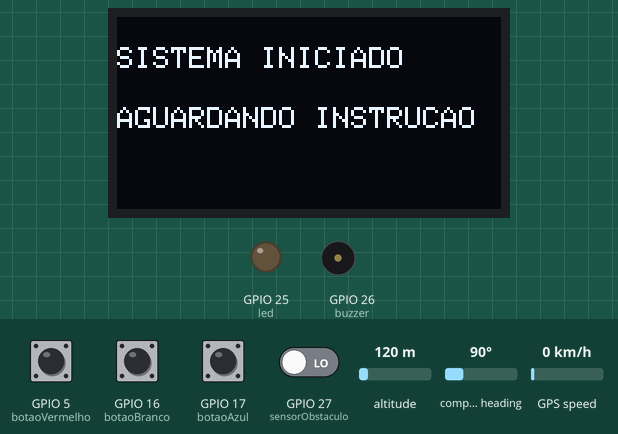
Simulated run of this sketch. Board: ESP32. On the bench: 128×64 one-colour display, output pins drawn as LEDs (lit = HIGH), buzzer (waves = sounding). The test bench sets the inputs (shaded band); at power-on: GPIO 5 (botaoVermelho), GPIO 16 (botaoBranco), GPIO 17 (botaoAzul) HIGH, GPIO 27 (sensorObstaculo) LOW, altitude 120 m, compass heading 90°, GPS speed 0 km/h. WiFi joins after 1.5 s; servers stay silent unless stated; the GPS gets a fix after 3 s at 37.7749, -122.4194 with 8 satellites; no MQTT or app messages arrive unless stated; what the sketch prints to the serial monitor is not drawn.

Above: at 2.7 s.
2.8 s: GPIO 17 (botaoAzul) pulled LOW for 0.15 s
At 4.0 s:
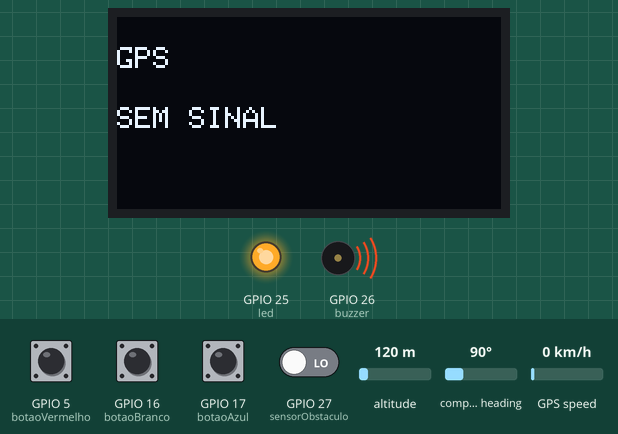
4.4 s: GPIO 27 (sensorObstaculo) driven HIGH
At 4.8 s:
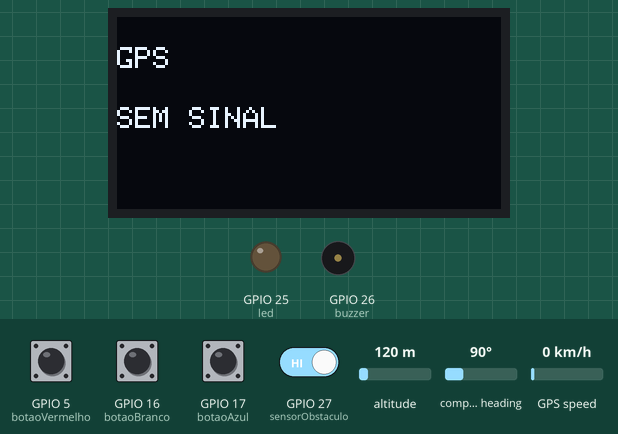
5.9 s: GPIO 5 (botaoVermelho) pulled LOW for 0.15 s
At 7.0 s:
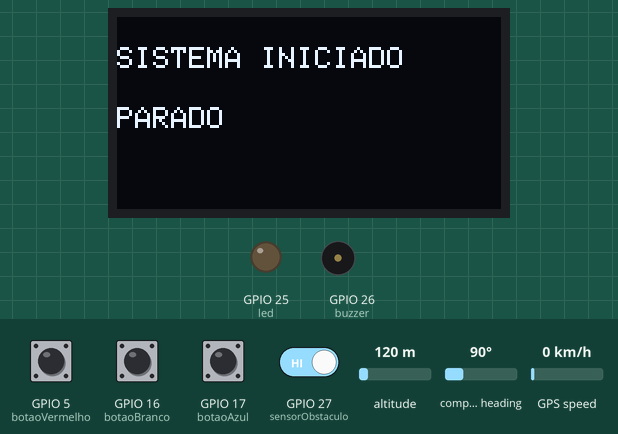
7.5 s: GPIO 16 (botaoBranco) pulled LOW for 0.15 s
At 8.3 s:
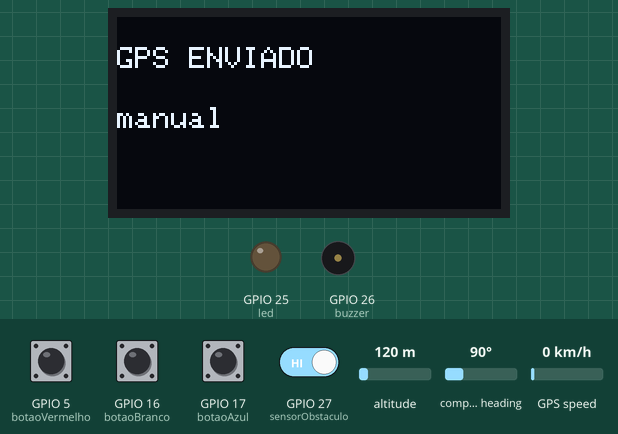
9.1 s: GPIO 5 (botaoVermelho) pulled LOW for 1 s
At 9.5 s:
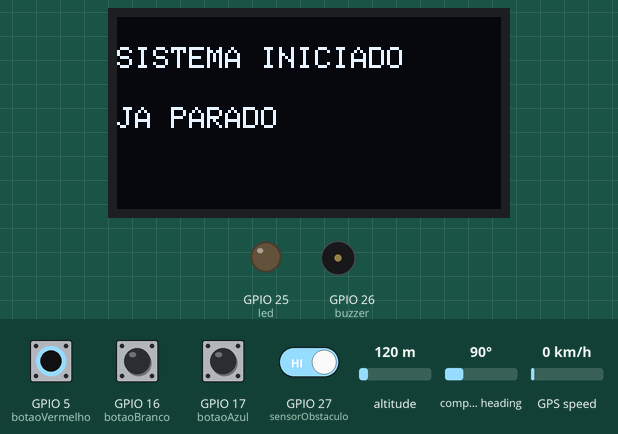
11.6 s: GPIO 17 (botaoAzul) pulled LOW for 1 s
At 12.6 s:
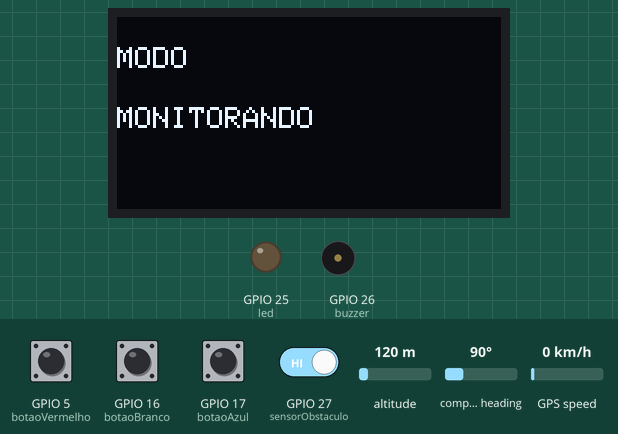
Timing chart, 0 to 14.6 s (numbered marks = the images above; inputs shaded):
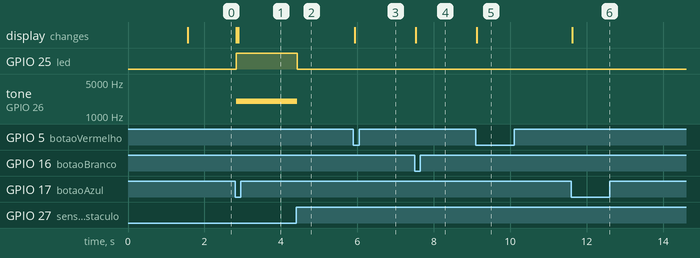

The sketch:

ProgramacaoFinal_v1.ino
```cpp
#include <WiFi.h>
#include <PubSubClient.h>
#include <TinyGPS++.h>
#include <HardwareSerial.h>
#include <Wire.h>
#include <Adafruit_GFX.h>
#include <Adafruit_SSD1306.h>

#define SCREEN_WIDTH 128
#define SCREEN_HEIGHT 64

Adafruit_SSD1306 display(SCREEN_WIDTH, SCREEN_HEIGHT, &Wire, -1);

// WIFI
const char* ssid = "MV Xiaomi";
const char* password = "123456789";


// MQTT
const char* mqtt_server = "18.191.112.34";

WiFiClient espClient;
PubSubClient client(espClient);

// GPS
TinyGPSPlus gps;
HardwareSerial gpsSerial(1);

// BOTÕES
int botaoAzul = 17;
int botaoVermelho = 5;
int botaoBranco = 16;

// SENSORES
int sensorObstaculo = 27;

// ATUADORES
int led = 25;
int buzzer = 26;

// ESTADO
bool sistemaAtivo = false;

bool azulAnterior = HIGH;
bool vermelhoAnterior = HIGH;
bool brancoAnterior = HIGH;

// ----------------------------

void setup(){

Serial.begin(115200);
Serial.println("Iniciando sistema...");

// BOTÕES
pinMode(botaoAzul, INPUT_PULLUP);
pinMode(botaoVermelho, INPUT_PULLUP);
pinMode(botaoBranco, INPUT_PULLUP);

// SENSOR
pinMode(sensorObstaculo, INPUT);

// ATUADORES
pinMode(led, OUTPUT);
pinMode(buzzer, OUTPUT);

// I2C
Wire.begin(21,22);

// OLED
if(!display.begin(SSD1306_SWITCHCAPVCC, 0x3C)){
Serial.println("OLED nao encontrado");
}else{
Serial.println("OLED iniciado");
}

// CONFIGURA OLED
display.clearDisplay();
display.setTextSize(1);
display.setTextColor(WHITE);

// GPS
gpsSerial.begin(9600, SERIAL_8N1, 4, 2);

// WIFI
conectarWiFi();

// MQTT
client.setServer(mqtt_server,1883);

mostrarOLED("SISTEMA INICIADO","AGUARDANDO INSTRUCAO");

Serial.println("Setup finalizado");

}

// ----------------------------

void loop(){

// GPS leitura
while(gpsSerial.available()){
gps.encode(gpsSerial.read());
}

// WIFI reconectar
if(WiFi.status()!=WL_CONNECTED){
conectarWiFi();
}

// MQTT reconectar
if(!client.connected()){
conectarMQTT();
}

client.loop();

// BOTÕES
lerBotoes();

// SISTEMA
if(sistemaAtivo){
verificarObstaculo();
}

}

// ----------------------------

void conectarWiFi(){

Serial.println("Conectando WiFi...");

WiFi.begin(ssid,password);

int tentativas=0;

while(WiFi.status()!=WL_CONNECTED && tentativas<20){

delay(500);
Serial.print(".");
tentativas++;

}

if(WiFi.status()==WL_CONNECTED){

Serial.println("");
Serial.println("WiFi conectado");
Serial.println(WiFi.localIP());

}else{

Serial.println("");
Serial.println("Falha no WiFi");

}

}

// ----------------------------

void conectarMQTT(){

Serial.println("Conectando MQTT...");

int tentativas=0;

while(!client.connected() && tentativas<10){

if(client.connect("ESP32_GPS")){

Serial.println("MQTT conectado");

}else{

Serial.print("Falha MQTT, rc=");
Serial.print(client.state());
Serial.println(" tentando novamente");

delay(2000);
tentativas++;

}

}

}

// ----------------------------

void lerBotoes(){

bool azulAtual = digitalRead(botaoAzul);
bool vermelhoAtual = digitalRead(botaoVermelho);
bool brancoAtual = digitalRead(botaoBranco);

// BOTAO AZUL
if(azulAnterior==HIGH && azulAtual==LOW){

if(!sistemaAtivo){

sistemaAtivo=true;
mostrarOLED("MODO","MONITORANDO");
Serial.println("Sistema ativado");

}else{

mostrarOLED("SISTEMA","JA ATIVO");

}

}

// BOTAO VERMELHO
if(vermelhoAnterior==HIGH && vermelhoAtual==LOW){

if(sistemaAtivo){

sistemaAtivo=false;

digitalWrite(led,LOW);
noTone(buzzer);

mostrarOLED("SISTEMA INICIADO","PARADO");
Serial.println("Sistema parado");

}else{

mostrarOLED("SISTEMA INICIADO","JA PARADO");

}

}

// BOTAO BRANCO
if(brancoAnterior==HIGH && brancoAtual==LOW){

Serial.println("Envio manual GPS");

enviarGPS("manual");

}

azulAnterior=azulAtual;
vermelhoAnterior=vermelhoAtual;
brancoAnterior=brancoAtual;

}

// ----------------------------

void verificarObstaculo(){

if(digitalRead(sensorObstaculo)==LOW){

Serial.println("Obstaculo detectado");

digitalWrite(led,HIGH);
tone(buzzer,2000);

mostrarOLED("OBSTACULO","DETECTADO");

enviarGPS("obstaculo");

while(digitalRead(sensorObstaculo)==LOW){
delay(50);
}

digitalWrite(led,LOW);
noTone(buzzer);

}

}

// ----------------------------

void enviarGPS(String evento){

if(gps.location.isValid()){

float lat=gps.location.lat();
float lon=gps.location.lng();

String msg="{";
msg+="\"lat\":";
msg+=String(lat,6);
msg+=",\"lon\":";
msg+=String(lon,6);
msg+=",\"evento\":\"";
msg+=evento;
msg+="\"}";

client.publish("iot/gps",msg.c_str());

Serial.println("GPS enviado:");
Serial.println(msg);

mostrarOLED("GPS ENVIADO",evento);

}else{

Serial.println("GPS sem sinal");

mostrarOLED("GPS","SEM SINAL");

}

}

// ----------------------------

void mostrarOLED(String l1,String l2){

display.clearDisplay();

display.setCursor(0,10);
display.println(l1);

display.setCursor(0,30);
display.println(l2);

display.display();

}
```

Measured:
- after the input at 2.8 s, GPIO 25 (led): LOW → HIGH at once; tone on GPIO 26 (buzzer): silent → 2000 Hz at once; the display: first changes at once (image 1 shows a later state)
- after the input at 4.4 s, GPIO 25 (led): HIGH → LOW at once; tone on GPIO 26 (buzzer): 2000 Hz → silent at once
- after the input at 5.9 s, the display: changes at once (image 3)
- after the input at 7.5 s, the display: changes at once (image 4)
- after the input at 9.1 s, the display: changes at once (image 5)
- after the input at 11.6 s, the display: changes at once (image 6)
